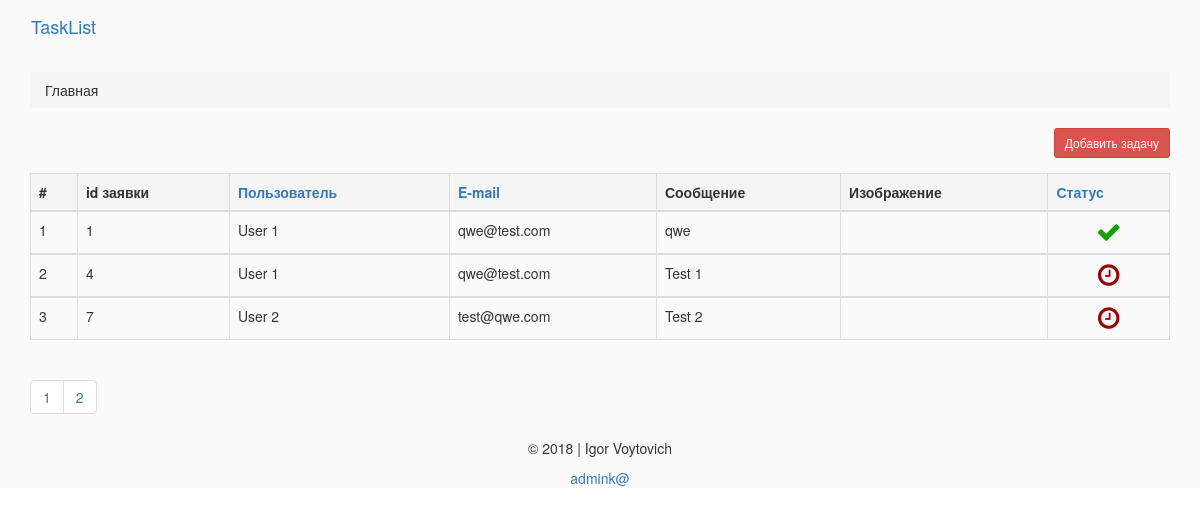
The page / on the database its author committed.
### tables this page shows
CREATE TABLE `tasklist` (
  `id` int(11) NOT NULL,
  `username` text NOT NULL,
  `email` text NOT NULL,
  `content` text NOT NULL,
  `status` tinyint(4) NOT NULL DEFAULT '0',
  `img` text
);

### controller/MainController.php (called while the page is built, shortened)
<?php
    class MainController extends Controller {
        function indexAction() {
            require_once parent::DIR_MODEL.'Tasks.php';
            $tasksModel = new Tasks();
            if (isset($_GET['page'])) $offset = (($_GET['page'] - 1) * 3);
            else $offset = 0;
            if (!empty($_GET) && isset($_GET['sort']) && isset($_GET['order'])) {
                $this->data['tasks'] = $tasksModel->getTasksOrderBy($_GET['sort'], $_GET['order'], $offset);
            }
            else {
                $this->data['tasks'] = $tasksModel->getTasks($offset);
            }
            $this->render();
        }
    }

### index.php (called while the page is built, shortened)
<?php
  require_once C_DIR . 'Controller.php';
  require_once C_DIR . 'RouterController.php';
  require_once M_DIR . 'db.php';
  new RouterController();

### model/db.php (called while the page is built, shortened)
<?php
class DB {
    function __construct ()
    {
        try {
            $pdo = new PDO('mysql:dbname='.self::DB_NAME.';host='.self::DB_HOST, self::DB_USER, self::DB_PASS);
            $this->db = $pdo;
        } catch (PDOException $e) {
            echo 'Подключение не удалось: ' . $e->getMessage();
        }
    }
}

### model/Tasks.php (called while the page is built, shortened)
<?php
    class Tasks extends DB {
        public function getTasks($offset = 0)
        {
            $query = $this->db->query('SELECT * FROM `tasklist` LIMIT '.$offset.', 3');
            $result = [];
            foreach ($query as $item) {
                $result[] = $item;
            }
            return $result;
        }
    }

### view/main/index.php (the view, shortened to what this page needs)
<?php
    $order = 'asc';
    $order_url = '';
    if (isset($_GET['sort'])) :
        $sort = $_GET['sort'];
        $sort_url = '?sort='.$_GET['sort'];
    else : $sort = '';
    endif;
?>
<div class="breadcrumb">
    <span>Главная</span>
</div>
<div id="content">
    <div class="row">
        <div class="col-lg-12">
            <div class="form-group">
                <a href="/main/add" class="btn btn-danger btn-sm pull-right btn-space">Добавить задачу</a>
            </div>
            <table class="table table-bordered table-hover">
                <thead>
                    <tr class="active">
                        <td>
                            <span class="sort-link">#</span>
                        </td>
                        <td>
                            <span class="sort-link">id заявки</span>
                        </td>
                        <td>
                            <a href="/main/index?sort=username&order=<?= ($sort == 'username' && $order == 'asc') ?
                                'desc' : 'asc'
                            ?>"
                               id="username"
                               class="sort-link">Пользователь
                            </a>
                        </td>
                        <td>
                            <a href="/main/index?sort=email&order=<?= ($sort == 'email' && $order == 'asc') ? 'desc' :
                            'asc' ?>"
                               id="email"
                               class="sort-link">E-mail
                            </a>
                        </td>
                        <td>
                            <span class="sort-link">Сообщение</span>
                        </td>
                        <td>
                            <span class="sort-link">Изображение</span>
                        </td>
                        <td>
                            <a href="/main/index?sort=status&order=<?= ($sort == 'status' && $order == 'asc') ? 'desc' : 'asc' ?>"
                               id="status"
                               class="sort-link">Статус
                            </a>
                        </td>
                    </tr>
                </thead>
                <?php foreach ($tasks as $k => $task) : ?>
                    <tbody>
                        <tr>
                            <td>
                                <?= $k + 1 ?>
                            </td>
                            <td>
                                <?= $task['id'] ?>
                            </td>
                            <td>
                                <?= $task['username'] ?>
                            </td>
                            <td>
                                <?= $task['email'] ?>
                            </td>
                            <td>
                                <?= $task['content'] ?>
                            </td>
                            <td>
                            </td>
                            <td style="text-align: center; color: <?= ($task['status'] == 1) ? '#10a300' : '#9b0000' ?>">
                                <?= ($task['status'] == 0) ? '<i class="fa fa-clock-o"' : '<i class="fa fa-check"' ?>
                            </td>
                        </tr>
                    </tbody>
                <?php endforeach;   ?>
            </table>
            <ul class="pagination">
                <?php for ($i = 0; $i < $pages; $i++) : ?>
                    <li>
                        <a href="/main<?= (isset($sort_url)) ? $sort_url : '' ?><?= (isset($order_url)) ? $order_url : '' ?><?= (!empty($_GET) && (isset($_GET['sort']) || isset($_GET['order']))) ? '&' : '?'?>page=<?= ($i+1) ?>">
                            <?= $i+1 ?>
                        </a>
                    </li>
                <?php endfor; ?>
            </ul>
        </div>
    </div>
</div>

### controller/RouterController.php (shortened to what this page needs)
<?php
    class RouterController {
        public $controllerPath = '';
        public $controllerAction = 'indexAction';
        public function __construct () {
            $preroute   = preg_replace('/\//','', $_SERVER['REQUEST_URI'], 1);
            $route      = preg_replace('/\?+.*/si','', $preroute, 1);
            $tmppath = explode('/', $route);
            if (count($tmppath) > 0 && $tmppath[0] != '') {
                foreach ($tmppath as $k => $elm) {
                    if (file_exists(__DIR__.'/'.$this->controllerPath . ucwords($elm) . 'Controller.php')) {
                        $this->controllerPath .=    ucwords($elm) . 'Controller';
                    }
                    else {
                        $this->controllerAction = $elm . 'Action';
                    }
                }
            }
            $actionName = $this->controllerAction;
            switch ($route) {
                case (file_exists(__DIR__ . '/' . $this->controllerPath.'.php')):
                    try {
                        $controller = new $controllerName($_SERVER['REQUEST_URI']);
                        $controller->$actionName();
                    }
                    catch (Exception $e) {
                        Controller::ThrowNotFound();
                    }
                    break;
            }
        }
    }

### controller/Controller.php (shortened to what this page needs)
<?php
    class Controller {
        protected $view;
        public $layout = 'main';
        public $route;
        function __construct ($route = null) { $this->route = $route; }
        private function beforeRender($route = null)
        {
            $path = explode('/', $this->route);
            $this->view = '';
            if (count($path) == 1) {
                $this->view = $this->route . '/index.php';
            }
        }
        protected function render($template = null)
        {
            try {
                require(self::DIR_VIEW . $this->view);
                $body_content = ob_get_clean();
                if ($this->layout != null) {
                    require_once self::DIR_VIEW . 'layouts/' . $this->layout . '.php';
                }
            }
            catch (Exception $e) {
                $this->ThrowNotFound();
            }
            return $body_content;
        }
    }

### view/layouts/main.php (shortened to what this page needs)
<!DOCTYPE html>
<html>
    <head>
        <link rel="stylesheet" type="text/css" href="<?=$css_dir?>bootstrap.min.css">
        <link rel="stylesheet" type="text/css" href="<?=$css_dir?>style.css">
        <link rel="stylesheet" type="text/css" href="<?=$css_dir?>font-awesome.css">
    </head>
    <body>
        <div id="main" class="container-fluid">
            <nav class="navbar">
                <div class="container-fluid">
                    <div class="navbar-header">
                        <a class="navbar-brand" href="/">TaskList</a>
                    </div>
                </div>
            </nav>
            <div class="container-fluid text-center">
                <div class="row content">
                    <div class="col-lg-12 text-left">
                        <?php
                            echo $body_content;
                        ?>
                    </div>
                </div>
            </div>
            <footer class="container-fluid text-center">
                <p>&copy 2018 | Igor Voytovich</p>
                <a href="/admin/main">admink@</a>
            </footer>
        </div>
    </body>
</html>

### web/css/style.css (style rules this page uses)
div { background-color: #fafafa; }
.fa { font-size: 25px !important; }
.sort-link { font-weight: bold; white-space: nowrap; }
.btn-space { margin-bottom: 15px; }

### rows shown on the page
tasklist: id "1", username "User 1", email "qwe@test.com", content "qwe", status 1 (drawn)
tasklist: id "4", username "User 1", email "qwe@test.com", content "Test 1", status 0 (drawn)
tasklist: id "7", username "User 2", email "test@qwe.com", content "Test 2", status 0 (drawn)
